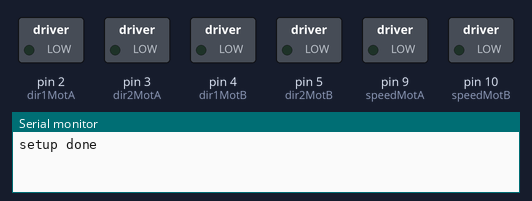
A sketch run on a simulated Arduino Uno, built with avr-gcc and run on an emulated ATmega328P. Parts: switched loads named in the sketch (green lamp = pin HIGH), the last lines printed to the serial monitor.

Above: at 0.1 s.
At 2.7 s:
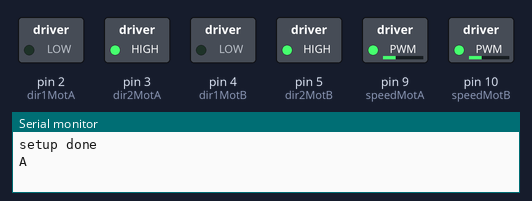
At 10.1 s:
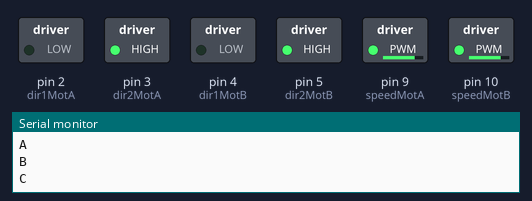
At 15.1 s:
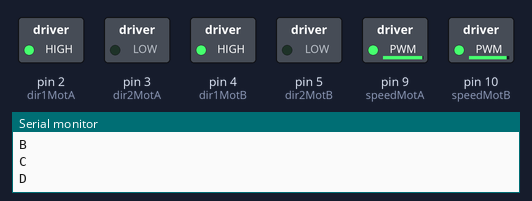
At 20.1 s:
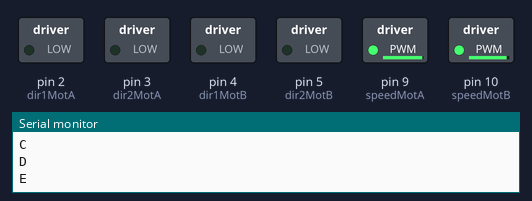
Timing chart, 0 to 21.6 s (numbered marks = the images above):
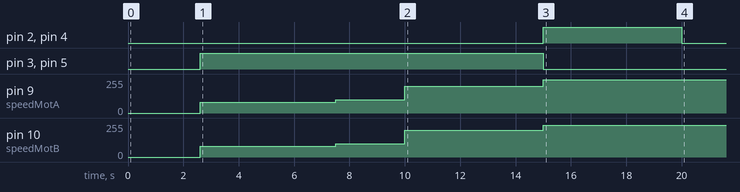

The sketch:

Car-motors-02.ino
```cpp
/*
  Arduino

  Car kit

  Date          Version   Description
  08 jan 2016   0.1       Two motor contorl Using H bridge L928N

 */

#define DEBUG true

// Motor A == Front Wheel Left
int dir1MotA  = 2; // Pin 2 on Arduino board == direction 1 of motor A
int dir2MotA  = 3; // Pin 3 on Arduino board == driection 2 of motor A
int speedMotA = 9; // Pin 9 on Arduino board == speed of Motor A (PWM)


// Motor B == Front Wheel Right
int dir1MotB  = 4;  // Pin  4 on Arduino board == direction 1 of motor B
int dir2MotB  = 5;  // Pin  5 on Arduino board == driection 2 of motor B
int speedMotB = 10; // Pin 10 on Arduino board == speed of Motor B (PWM)

// Variables for motor control
int speed      = 0;
int direction  = 0;

int speedA     = 0; // TODO - work out one overall speed to determine speed for A and B
int speedB     = 0;
int directionA = 0; // TODO - work out one overall direction to determine direction for A and B
int directionB = 0;

// temp for demo
unsigned long time = 0;
int step = 0;

/* Arduino style, setup is only called one time at 'boot'
 *
 *
 */

void setup() {
  // For motor TODO - move to helper routine
  pinMode(dir1MotA  , OUTPUT);
  pinMode(dir2MotA  , OUTPUT);
  pinMode(speedMotA , OUTPUT);

  pinMode(dir1MotB  , OUTPUT);
  pinMode(dir2MotB  , OUTPUT);
  pinMode(speedMotB , OUTPUT);

  // For demo
  time = millis();
  speedA     = speedB     = 0;
  directionA = directionB =0;

  // For debugging over serial port
  Serial.begin(19200);
  debug("setup done");
}

/* Arduino style, loop is running continiously after setup
 *
 */

void loop() {

  // a == left
  if (millis() - time > 2500 && 0 == step) {  // 2.5 seconds passed?
      debug("A");

    digitalWrite(dir1MotA, LOW);  // backwards
    digitalWrite(dir2MotA, HIGH);
    analogWrite(speedMotA, 80); // 50 is to low

    digitalWrite(dir1MotB, LOW);
    digitalWrite(dir2MotB, HIGH);
    analogWrite(speedMotB, 80);
    step++;
  }

  if (millis() - time > 7500 && 1 == step) {  // 7.55 seconds passed?
      debug("B");

    analogWrite(speedMotA, 100);
    analogWrite(speedMotB, 100);
    step++;
  }
  if (millis() - time > 10000 && 2 == step) {  // 10 seconds passed?
      debug("C");

    analogWrite(speedMotA, 200); // faster
    analogWrite(speedMotB, 200);
    step++;
  }

  if (millis() - time > 15000 && 3 == step) {  // 10 seconds passed?
      debug("D");

    digitalWrite(dir1MotA, HIGH);  // forwards
    digitalWrite(dir2MotA, LOW);
    analogWrite(speedMotA, 250); // faster

    digitalWrite(dir1MotB, HIGH);
    digitalWrite(dir2MotB, LOW);
    analogWrite(speedMotB, 240);


    step++;
  }


  if (millis() - time > 20000 && 4 == step) {  // 5 seconds passed?
      debug("E");

    digitalWrite(dir1MotA, LOW); // nodir
    digitalWrite(dir2MotA, LOW);

    digitalWrite(dir1MotB, LOW);
    digitalWrite(dir2MotB, LOW);

    step++;
  }

  /*

  // TODO move to helper for direction and speed


  // Set direction A and B DEMO only no intelligence
  if (1 == direction) {
    digitalWrite(dir1MotA, LOW);
    digitalWrite(dir2MotA, HIGH);

    digitalWrite(dir1MotB, HIGH);
    digitalWrite(dir2MotB, LOW);
  } else {
    digitalWrite(dir1MotA, HIGH);
    digitalWrite(dir2MotA, LOW);

    digitalWrite(dir1MotB, LOW);
    digitalWrite(dir2MotB, HIGH);
  }

  analogWrite(speedMotA, speed);
  analogWrite(speedMotB, 255 - speed);

  // Check timing for demo
  if (millis() - time > 5000) {  // 5 seconds passed?
    time = millis();
    speed += 16;
    if (speed > 255) {
      speed = 0;
    }
    debug("speed now:" + String(speed));

    if (1 == direction) {
      direction = 0;
    } else {
      direction = 1;
    }
    debug("direction now:" + String(direction));
  }
  */

  delay(100);
  //debug("loop");
}


void debug(String Msg)
{
  if (DEBUG)
  {
    Serial.println(Msg);
  }
}
```

Measured:
- by itself, pin 2 (dir1MotA), pin 4 (dir1MotB): LOW → HIGH at 15.0 s, → LOW 5.0 s later
- by itself, pin 3 (dir2MotA), pin 5 (dir2MotB): LOW → HIGH at 2.6 s, → LOW 12.4 s later
- by itself, pin 9 (speedMotA): 0/255 → 80/255 at 2.6 s, → 100/255 4.9 s later, → 200/255 2.5 s later, → 250/255 5.0 s later
- by itself, pin 10 (speedMotB): 0/255 → 80/255 at 2.6 s, → 100/255 4.9 s later, → 200/255 2.5 s later, → 240/255 5.0 s later
